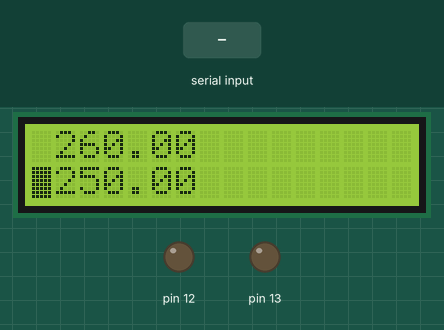
The sketch below on a simulated Arduino Uno, built with avr-gcc and run on an emulated ATmega328P. On the bench: 16×2 character LCD, output pins drawn as LEDs (lit = HIGH). The test bench sets the inputs (shaded band). EEPROM starts erased.

Above: at 1.2 s.
1.3 s: "N" received over Serial
At 1.7 s:
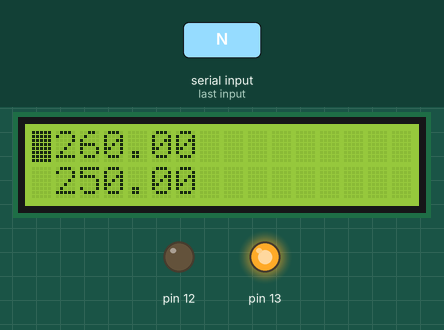
2.8 s: "U" received over Serial
At 4.0 s:
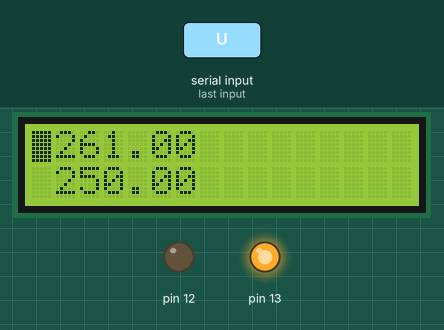
Timing chart, 0 to 9.3 s (numbered marks = the images above; inputs shaded):
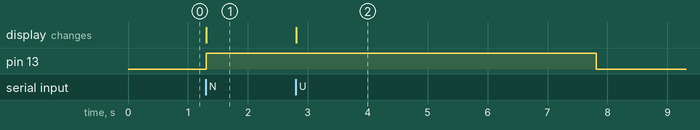

Measured:
- after the input at 1.3 s, pin 13: LOW → HIGH at once; the display: changes at once (image 1)
- after the input at 2.8 s, pin 13: HIGH → LOW after 5.0 s instead of 3.5 s; the display: changes at once (image 2)

The sketch:

eePROM.ino
```cpp
#include <MsTimer2.h>

// includes for systems on Arduino
#include<EEPROM.h>
#include<LiquidCrystal.h>
LiquidCrystal Lcd(11, 9, 5, 6, 7, 8);

// Variable that are to be updated.
// Declared as globals.
union flt_byte {
  float F;
  unsigned char B[4];
} LowTemp, HighTemp;

int WrtPointer = -1;
// indicates portion to be written, -1 being no writes.

// State Variable and its setup.
enum EEPWrtStates { NoEEPWrt, EEPWrtWait, EEPWrt };
volatile EEPWrtStates WrtState = NoEEPWrt;
#define EEP_WRITE_INTERVAL 1250
volatile int EEPWrtCount = EEP_WRITE_INTERVAL;

// Called if a change was made in the paramters.
void ResetWrt()
{
  WrtState = EEPWrtWait; // Move to wait state.
  EEPWrtCount = EEP_WRITE_INTERVAL;
  PORTB |= 0x20; // set pin 13 high indicating
  // a wait to write to EEPROM
} // end of ResetWrt

// Four millisecond ISR and State machine controller
void WrtNextStep()
{
  switch (WrtState)
  {
    case NoEEPWrt: // Nothing happening.
      break;
    case EEPWrtWait:
      // Waiting for 5 seconds to write.
      if (EEPWrtCount) // check if time out has occurred.
      {
        EEPWrtCount--; // Count down to time out
      }
      else // Time out has occurred
      {
        // So move to write state.
        WrtState = EEPWrt; // Go back to Write.
        WrtPointer = 9;
        PORTB &= ~0x20;// Set 13 low, end of wait.
      } // end of write timer.
      break;
    case EEPWrt: // writing.
      WriteOutState(); // Write next data to EEPROM.
      if (WrtPointer == -1) // If we are done
        WrtState = NoEEPWrt; // Writing.
      break;
  } // end of switch
} // end of WrtNextStep

#define lowTempUpdate 0
#define highTempUpdate 1
unsigned char DisplayState = lowTempUpdate;

// Support functions for Display state and LCD
void ReadInState()
{
  // Read in DisplayState
  DisplayState = EEPROM[8];
  if (DisplayState >= 2) // This indicates that the
  { // EEPROM has NOT been written to.
    DisplayState = lowTempUpdate; // So load parameters with defaults.
    LowTemp.F = 250.0;
    HighTemp.F = 260.0;
  }
  else // if EEPROM has been written
  {
    // Read in other parameters.
    LowTemp.B[0] = EEPROM[0];
    LowTemp.B[1] = EEPROM[1];
    LowTemp.B[2] = EEPROM[2];
    LowTemp.B[3] = EEPROM[3];
    HighTemp.B[0] = EEPROM[4];
    HighTemp.B[1] = EEPROM[5];
    HighTemp.B[2] = EEPROM[6];
    HighTemp.B[3] = EEPROM[7];
  }
} // end of ReadInState

void WriteOutState()
{
  if (-1 < WrtPointer) // if there is data to write,
    WrtPointer--; // move to next sample
  PORTB |= 0x10; // Pin 12 to flag write to EEPROM
  // Switch between the different values to be written out.
  switch (WrtPointer)
  {
    case 0:
      EEPROM.update(0, LowTemp.B[0]);
      break;
    case 1:
      EEPROM.update(1, LowTemp.B[1]);
      break;
    case 2:
      EEPROM.update(2, LowTemp.B[2]);
      break;
    case 3:
      EEPROM.update(3, LowTemp.B[3]);
      break;
    case 4:
      EEPROM.update(4, HighTemp.B[0]);
      break;
    case 5:
      EEPROM.update(5, HighTemp.B[1]);
      break;
    case 6:
      EEPROM.update(6, HighTemp.B[2]);
      break;
    case 7:
      EEPROM.update(7, HighTemp.B[3]);
      break;
    case 8:
      EEPROM.update(8, DisplayState);
  } // end of switch to write multiple values
  PORTB &= ~0x10; // Clear flag of write.
} // end of WriteOutState

// Display variables on lcd
void DisplayLcd(void)
{
  Lcd.clear(); // Start out with a clean display
  Lcd.home();
  Lcd.print(' '); // First a blank for the cursor to land on.
  Lcd.print(HighTemp.F); // Then write each word in its place.
  Lcd.setCursor(0, 1);
  Lcd.print(' ');
  Lcd.print(LowTemp.F); // Switch to set cursor to the correct place based on state.
  switch (DisplayState)
  {
    case lowTempUpdate:
      Lcd.setCursor(0, 1);
      break;
    case highTempUpdate:
      Lcd.setCursor(0, 0);
      break;
  } // Turn on cursor.
  Lcd.cursor();
  Lcd.blink();
} // End of DisplayOnLcd

// Updates display state and variables based on incoming characters.
void DisplayUpdate(char ch)
{
  switch (DisplayState)
  {
    case lowTempUpdate:
      if (ch == 'N')
        DisplayState = highTempUpdate;
      else if (ch == 'U')
        LowTemp.F++;
      else if (ch == 'D')
        LowTemp.F--;
      break;
    case highTempUpdate:
      if (ch == 'N')
        DisplayState = lowTempUpdate;
      else if (ch == 'U')
        HighTemp.F++;
      else if (ch == 'D')
        HighTemp.F--;
      break;
  } // end of DisplayState switch

  // Check to see if we need to update display.
  if (ch == 'N' || ch == 'U' || ch == 'D')
  {
    DisplayLcd(); // Update display, since a change occurred.
    ResetWrt(); // Reset wait for EEPROM write.
  } // End of
} // end of DisplayUpdate()

// put your setup code here, to run once:
void setup()
{
  // Setup the display
  Lcd.begin(16, 2);
  Lcd.clear();
  Lcd.home();
  ReadInState();
  DisplayLcd();

  // Indicators of write process.
  pinMode(13, OUTPUT);
  pinMode(12, OUTPUT);
  digitalWrite(13, LOW);
  digitalWrite(12, LOW);

  // Have timer run write code every 4 milliseconds.
  MsTimer2::set(4, WrtNextStep);
  MsTimer2::start();

  // Setup Serial port
  Serial.begin(9600);
} // End of setup

// put your main code here, to run repeatedly:
void loop()
{
  // Check incoming serial data.
  if (Serial.available())
  {
    char ch = Serial.read(); // Read in ch.

    // convert to upper and process.
    DisplayUpdate(ch & 0xDF);
  } // end of Serial input.
} // end of loop
```
